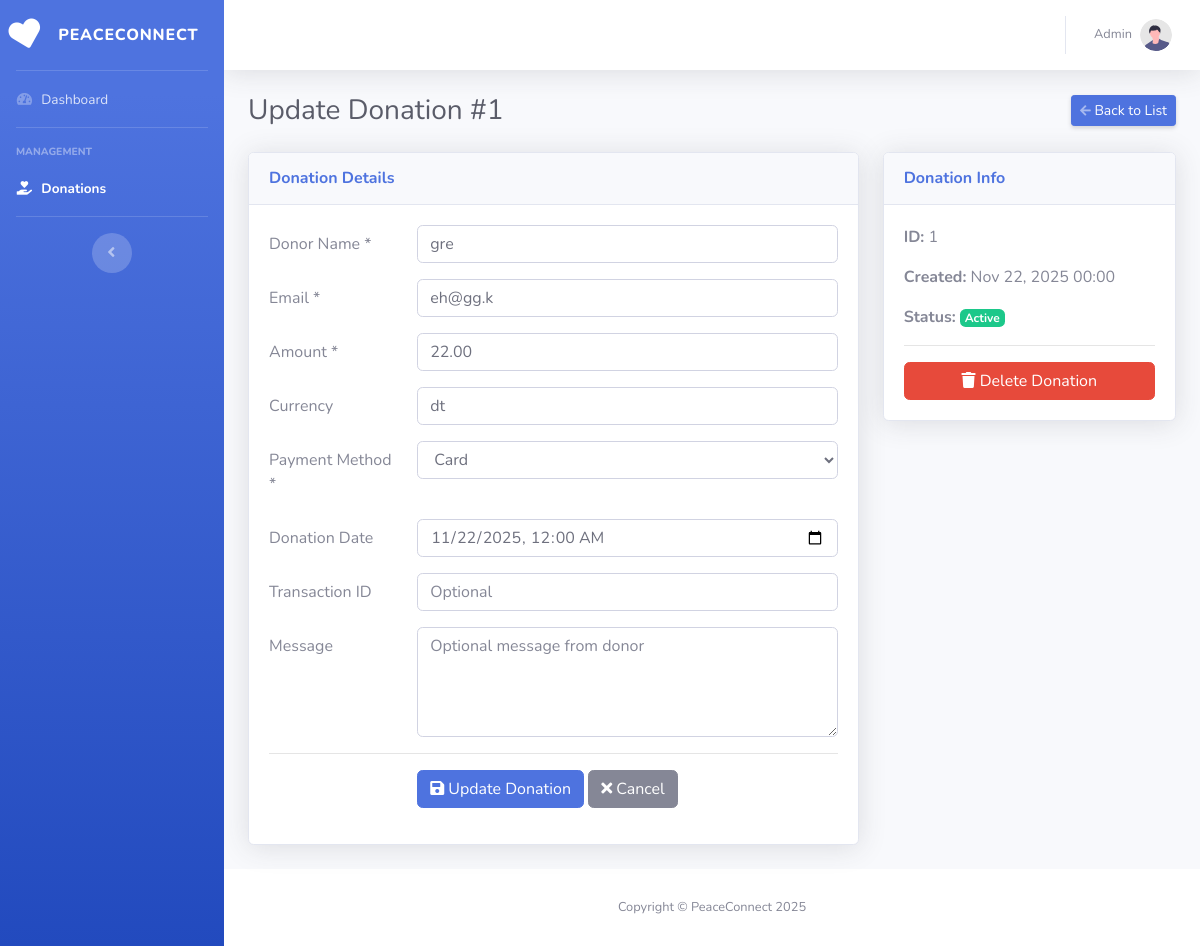
Screenshot of /view/BackOffice/updateDon.php?id=1 with the database file from the repository.
### tables this page shows
CREATE TABLE `don` (
  `id_don` int(11) NOT NULL,
  `montant` decimal(10,2) NOT NULL,
  `devise` varchar(3) NOT NULL,
  `date_don` datetime NOT NULL DEFAULT current_timestamp(),
  `donateur_nom` varchar(100) NOT NULL,
  `message` text DEFAULT NULL,
  `methode_paiement` varchar(50) NOT NULL,
  `transaction_id` varchar(100) DEFAULT NULL,
  `donateur_email` varchar(150) NOT NULL
);

### controller/DonController.php (called while the page is built, shortened)
<?php
class DonController {
    public function showDon($id_don) {
        $sql = "SELECT * FROM don WHERE id_don = $id_don";
        $db = config::getConnexion();
        $query = $db->prepare($sql);
        try {
            $query->execute();
            $don = $query->fetch();
            return $don;
        } catch (Exception $e) {
            die('Error: ' . $e->getMessage());
        }
    }
}
?>

### view/BackOffice/updateDon.php (the view, shortened to what this page needs)
<?php
require_once __DIR__ . '/../../controller/DonController.php';
$controller = new DonController();
$id_don = $_GET['id'];
$donData = $controller->showDon($id_don);
?>
<!DOCTYPE html>
<html lang="en">
<head>
    <link href="vendor/fontawesome-free/css/all.min.css" rel="stylesheet" type="text/css">
    <link href="css/sb-admin-2.min.css" rel="stylesheet">
</head>
<body id="page-top">
    <div id="wrapper">
        <ul class="navbar-nav bg-gradient-primary sidebar sidebar-dark accordion" id="accordionSidebar">
            <a class="sidebar-brand d-flex align-items-center justify-content-center" href="index.html">
                <div class="sidebar-brand-icon rotate-n-15">
                    <i class="fas fa-heart"></i>
                </div>
                <div class="sidebar-brand-text mx-3">PeaceConnect</div>
            </a>
            <hr class="sidebar-divider my-0">
            <li class="nav-item">
                <a class="nav-link" href="index.html">
                    <i class="fas fa-fw fa-tachometer-alt"></i>
                    <span>Dashboard</span></a>
            </li>
            <hr class="sidebar-divider">
            <div class="sidebar-heading">
                Management
            </div>
            <li class="nav-item active">
                <a class="nav-link" href="tables.php">
                    <i class="fas fa-fw fa-hand-holding-heart"></i>
                    <span>Donations</span></a>
            </li>
            <hr class="sidebar-divider d-none d-md-block">
            <div class="text-center d-none d-md-inline">
                <button class="rounded-circle border-0" id="sidebarToggle"></button>
            </div>
        </ul>
        <div id="content-wrapper" class="d-flex flex-column">
            <div id="content">
                <nav class="navbar navbar-expand navbar-light bg-white topbar mb-4 static-top shadow">
                    <ul class="navbar-nav ml-auto">
                        <li class="nav-item dropdown no-arrow">
                            <a class="nav-link dropdown-toggle" href="#" id="userDropdown" role="button"
                                data-toggle="dropdown" aria-haspopup="true" aria-expanded="false">
                                <span class="mr-2 d-none d-lg-inline text-gray-600 small">Admin</span>
                                <img class="img-profile rounded-circle" src="img/undraw_profile.svg">
                            </a>
                        </li>
                    </ul>
                </nav>
                <div class="container-fluid">
                    <div class="d-sm-flex align-items-center justify-content-between mb-4">
                        <h1 class="h3 mb-0 text-gray-800">Update Donation #<?= htmlspecialchars($id_don) ?></h1>
                        <a href="tables.php" class="d-none d-sm-inline-block btn btn-sm btn-primary shadow-sm">
                            <i class="fas fa-arrow-left fa-sm text-white-50"></i> Back to List
                        </a>
                    </div>
                    <div class="row">
                        <div class="col-lg-8">
                            <div class="card shadow mb-4">
                                <div class="card-header py-3">
                                    <h6 class="m-0 font-weight-bold text-primary">Donation Details</h6>
                                </div>
                                <div class="card-body">
                                    <form method="POST" action="">
                                        <div class="form-group row">
                                            <label for="donateur_nom" class="col-sm-3 col-form-label">Donor Name *</label>
                                            <div class="col-sm-9">
                                                <input type="text" class="form-control" id="donateur_nom" name="donateur_nom"
                                                       value="<?= htmlspecialchars($donData['donateur_nom']) ?>" required>
                                            </div>
                                        </div>
                                        <div class="form-group row">
                                            <label for="donateur_email" class="col-sm-3 col-form-label">Email *</label>
                                            <div class="col-sm-9">
                                                <input type="email" class="form-control" id="donateur_email" name="donateur_email"
                                                       value="<?= htmlspecialchars($donData['donateur_email']) ?>" required>
                                            </div>
                                        </div>
                                        <div class="form-group row">
                                            <label for="montant" class="col-sm-3 col-form-label">Amount *</label>
                                            <div class="col-sm-9">
                                                <input type="number" step="0.01" class="form-control" id="montant" name="montant"
                                                       value="<?= htmlspecialchars($donData['montant']) ?>" required>
                                            </div>
                                        </div>
                                        <div class="form-group row">
                                            <label for="devise" class="col-sm-3 col-form-label">Currency</label>
                                            <div class="col-sm-9">
                                                <input type="text" class="form-control" id="devise" name="devise"
                                                       value="<?= htmlspecialchars($donData['devise']) ?>" placeholder="DT, USD, EUR">
                                            </div>
                                        </div>
                                        <div class="form-group row">
                                            <label for="methode_paiement" class="col-sm-3 col-form-label">Payment Method *</label>
                                            <div class="col-sm-9">
                                                <select class="form-control" id="methode_paiement" name="methode_paiement" required>
                                                    <option value="card" <?= $donData['methode_paiement'] == 'card' ? 'selected' : '' ?>>Card</option>
                                                </select>
                                            </div>
                                        </div>
                                        <div class="form-group row">
                                            <label for="date_don" class="col-sm-3 col-form-label">Donation Date</label>
                                            <div class="col-sm-9">
                                                <input type="datetime-local" class="form-control" id="date_don" name="date_don"
                                                       value="<?= date('Y-m-d\TH:i', strtotime($donData['date_don'])) ?>">
                                            </div>
                                        </div>
                                        <div class="form-group row">
                                            <label for="transaction_id" class="col-sm-3 col-form-label">Transaction ID</label>
                                            <div class="col-sm-9">
                                                <input type="text" class="form-control" id="transaction_id" name="transaction_id"
                                                       value="<?= htmlspecialchars($donData['transaction_id'] ?? '') ?>" placeholder="Optional">
                                            </div>
                                        </div>
                                        <div class="form-group row">
                                            <label for="message" class="col-sm-3 col-form-label">Message</label>
                                            <div class="col-sm-9">
                                                <textarea class="form-control" id="message" name="message" rows="4" placeholder="Optional message from donor"><?= htmlspecialchars($donData['message'] ?? '') ?></textarea>
                                            </div>
                                        </div>
                                        <hr>
                                        <div class="form-group row">
                                            <div class="col-sm-9 offset-sm-3">
                                                <button type="submit" class="btn btn-primary">
                                                    <i class="fas fa-save"></i> Update Donation
                                                </button>
                                                <a href="tables.php" class="btn btn-secondary">
                                                    <i class="fas fa-times"></i> Cancel
                                                </a>
                                            </div>
                                        </div>
                                    </form>
                                </div>
                            </div>
                        </div>
                        <div class="col-lg-4">
                            <div class="card shadow mb-4">
                                <div class="card-header py-3">
                                    <h6 class="m-0 font-weight-bold text-primary">Donation Info</h6>
                                </div>
                                <div class="card-body">
                                    <p><strong>ID:</strong> <?= htmlspecialchars($donData['id_don']) ?></p>
                                    <p><strong>Created:</strong> <?= date('M d, Y H:i', strtotime($donData['date_don'])) ?></p>
                                    <p><strong>Status:</strong> <span class="badge badge-success">Active</span></p>
                                    <hr>
                                    <a href="deleteDon.php?id=<?= $donData['id_don'] ?>"
                                       class="btn btn-danger btn-block"
                                       onclick="return confirm('Are you sure you want to delete this donation?')">
                                        <i class="fas fa-trash"></i> Delete Donation
                                    </a>
                                </div>
                            </div>
                        </div>
                    </div>
                </div>
            </div>
            <footer class="sticky-footer bg-white">
                <div class="container my-auto">
                    <div class="copyright text-center my-auto">
                        <span>Copyright &copy; PeaceConnect <?= date('Y') ?></span>
                    </div>
                </div>
            </footer>
        </div>
    </div>
</body>
</html>

### rows the page displays
don: donateur_nom "gre", donateur_email "eh@gg.k", montant "22.00", devise "dt", methode_paiement "Card", date_don "11/22/2025 00:00", id_don "1", date_don "Nov 22, 2025 00:00"

### other values shown
$id_don "1"
